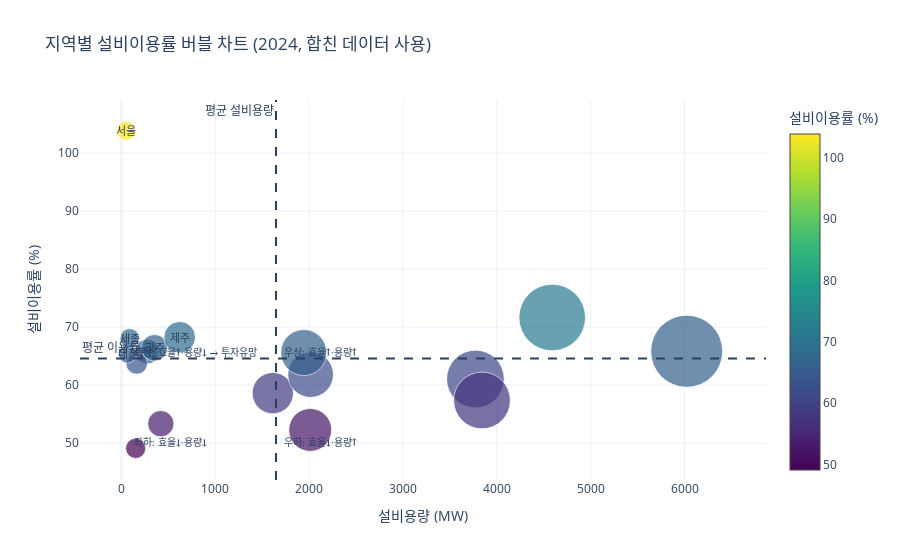

The notebook cell saved with this chart:
### Code cell
import numpy as np
import plotly.graph_objects as go

# 0) 합친 데이터프레임: merged (컬럼: 연도, 지역, 설비용량(MW), 발전량(MWh), 설비이용률(%))

# 1) 2024년만 필터링 + 안전 전처리
df = merged[merged["연도"] == 2024].copy()

# 숫자형 강제(혹시 문자열/콤마가 섞여 있을 수 있으므로)
for col in ["설비용량(MW)", "발전량(MWh)", "설비이용률(%)"]:
    df[col] = (
        df[col].astype(str).str.replace(",", "", regex=False).str.strip()
        .replace({"": np.nan, "-": np.nan})
    )
    df[col] = pd.to_numeric(df[col], errors="coerce")

# 0 또는 NaN 제거 (분모/분자 문제 방지)
df = df.replace([np.inf, -np.inf], np.nan).dropna(subset=["설비용량(MW)", "발전량(MWh)"])
df = df[df["설비용량(MW)"] > 0]

# 2) 설비이용률이 비어 있으면 재계산 (있으면 그대로 사용)
if df["설비이용률(%)"].isna().any():
    df.loc[df["설비이용률(%)"].isna(), "설비이용률(%)"] = (
        df["발전량(MWh)"] / (df["설비용량(MW)"] * 8760) * 100
    )

# 3) 평균선/라벨 등 보조 계산
mean_cap = df["설비용량(MW)"].mean()
mean_cf  = df["설비이용률(%)"].mean()

# 좌상(효율↑, 용량↓) = 투자유망 가이드 마스크
mask_opportunity = (df["설비이용률(%)"] >= mean_cf) & (df["설비용량(MW)"] < mean_cap)

# 버블 크기(발전량 면적 비례, sqrt 스케일)
mwh = df["발전량(MWh)"].clip(lower=0)
size_px = (np.sqrt(mwh / mwh.max()) * 60) + 12   # 필요 시 60/12 조정

# 4) Plotly 버블차트
xmin, xmax = float(df["설비용량(MW)"].min()), float(df["설비용량(MW)"].max())
ymin, ymax = float(df["설비이용률(%)"].min()), float(df["설비이용률(%)"].max())

fig = go.Figure()

# 버블
fig.add_trace(go.Scatter(
    x=df["설비용량(MW)"],
    y=df["설비이용률(%)"],
    mode="markers",
    marker=dict(
        size=size_px,
        color=df["설비이용률(%)"],      # 색상 = 이용률
        colorscale="Viridis",
        colorbar=dict(title="설비이용률 (%)"),
        line=dict(color="white", width=0.8),
        opacity=0.7,
        sizemode="diameter",
    ),
    text=df["지역"],
    hovertemplate=(
        "<b>%{text}</b><br>" +
        "설비용량: %{x:.0f} MW<br>" +
        "설비이용률: %{y:.2f} %<br>" +
        "발전량: %{customdata:,} MWh<extra></extra>"
    ),
    customdata=np.array(df["발전량(MWh)"]),
    name="지역"
))

# 평균선
fig.add_hline(y=float(mean_cf),  line_dash="dash", annotation_text="평균 이용률",   annotation_position="top left")
fig.add_vline(x=float(mean_cap), line_dash="dash", annotation_text="평균 설비용량", annotation_position="top left")

# 좌상 사분면(투자유망) 라벨
for _, r in df[mask_opportunity].iterrows():
    fig.add_annotation(
        x=float(r["설비용량(MW)"]), y=float(r["설비이용률(%)"]),
        text=str(r["지역"]), showarrow=False, font=dict(size=11)
    )

# 사분면 가이드 텍스트
dx, dy = xmax - xmin, ymax - ymin
fig.add_annotation(x=xmin + dx*0.01, y=mean_cf + dy*0.02, text="좌상: 효율↑·용량↓ → 투자유망", showarrow=False, font=dict(size=10), xanchor="left")
fig.add_annotation(x=xmin + dx*0.01, y=ymin + dy*0.02, text="좌하: 효율↓·용량↓", showarrow=False, font=dict(size=10), xanchor="left")
fig.add_annotation(x=mean_cap + dx*0.01, y=mean_cf + dy*0.02, text="우상: 효율↑·용량↑", showarrow=False, font=dict(size=10), xanchor="left")
fig.add_annotation(x=mean_cap + dx*0.01, y=ymin + dy*0.02, text="우하: 효율↓·용량↑", showarrow=False, font=dict(size=10), xanchor="left")

fig.update_layout(
    title="지역별 설비이용률 버블 차트 (2024, 합친 데이터 사용)",
    xaxis_title="설비용량 (MW)",
    yaxis_title="설비이용률 (%)",
    template="plotly_white",
    hovermode="closest",
)

fig.show()

### Figure 1 — Plotly figure (JSON) as saved in the notebook; plotly's stock layout.template omitted (floating-point values rounded to 4 significant figures)
{"data": [{"customdata": [454992, 1584748, 1962317, 910178, 2054262, 372182, 653470, 524858, 9209968, 8280679, 20170041, 34738869, 19298394, 10914932, 3712238, 11167641, 28815406], "hovertemplate": "<b>%{text}</b><br>설비용량: %{x:.0f} MW<br>설비이용률: %{y:.2f} %<br>발전량: %{customdata:,} MWh<extra></extra>", "marker": {"color": [103.9, 65.78, 53.34, 63.74, 66.43, 65.36, 49.08, 68.09, 52.25, 58.6, 61.04, 65.84, 57.34, 61.81, 68.24, 65.61, 71.67], "colorbar": {"title": {"text": "설비이용률 (%)"}}, "colorscale": [[0, "#440154"], [0.1111, "#482878"], [0.2222, "#3e4989"], [0.3333, "#31688e"], [0.4444, "#26828e"], [0.5556, "#1f9e89"], [0.6667, "#35b779"], [0.7778, "#6ece58"], [0.8889, "#b5de2b"], [1, "#fde725"]], "line": {"color": "white", "width": 0.8}, "opacity": 0.7, "size": [18.87, 24.82, 26.26, 21.71, 26.59, 18.21, 20.23, 19.38, 42.89, 41.29, 57.72, 72.0, 56.72, 45.63, 31.61, 46.02, 66.65], "sizemode": "diameter"}, "mode": "markers", "name": "지역", "text": ["서울", "부산", "대구", "인천", "광주", "대전", "울산", "세종", "경기", "충북", "충남", "전남", "경북", "경남", "제주", "강원", "전북"], "type": "scatter", "x": [50, 275, 420, 163, 353, 65, 152, 88, 2012, 1613, 3772, 6023, 3842, 2016, 621, 1943, 4590], "y": [103.9, 65.78, 53.34, 63.74, 66.43, 65.36, 49.08, 68.09, 52.25, 58.6, 61.04, 65.84, 57.34, 61.81, 68.24, 65.61, 71.67]}], "layout": {"annotations": [{"showarrow": false, "text": "평균 이용률", "x": 0, "xanchor": "left", "xref": "x domain", "y": 64.59, "yanchor": "bottom", "yref": "y"}, {"showarrow": false, "text": "평균 설비용량", "x": 1647.0, "xanchor": "right", "xref": "x", "y": 1, "yanchor": "top", "yref": "y domain"}, {"font": {"size": 11}, "showarrow": false, "text": "서울", "x": 50, "y": 103.9}, {"font": {"size": 11}, "showarrow": false, "text": "부산", "x": 275, "y": 65.78}, {"font": {"size": 11}, "showarrow": false, "text": "광주", "x": 353, "y": 66.43}, {"font": {"size": 11}, "showarrow": false, "text": "대전", "x": 65, "y": 65.36}, {"font": {"size": 11}, "showarrow": false, "text": "세종", "x": 88, "y": 68.09}, {"font": {"size": 11}, "showarrow": false, "text": "제주", "x": 621, "y": 68.24}, {"font": {"size": 10}, "showarrow": false, "text": "좌상: 효율↑·용량↓ → 투자유망", "x": 109.7, "xanchor": "left", "y": 65.69}, {"font": {"size": 10}, "showarrow": false, "text": "좌하: 효율↓·용량↓", "x": 109.7, "xanchor": "left", "y": 50.17}, {"font": {"size": 10}, "showarrow": false, "text": "우상: 효율↑·용량↑", "x": 1707.0, "xanchor": "left", "y": 65.69}, {"font": {"size": 10}, "showarrow": false, "text": "우하: 효율↓·용량↑", "x": 1707.0, "xanchor": "left", "y": 50.17}], "hovermode": "closest", "shapes": [{"line": {"dash": "dash"}, "type": "line", "x0": 0, "x1": 1, "xref": "x domain", "y0": 64.59, "y1": 64.59, "yref": "y"}, {"line": {"dash": "dash"}, "type": "line", "x0": 1647.0, "x1": 1647.0, "xref": "x", "y0": 0, "y1": 1, "yref": "y domain"}], "title": {"text": "지역별 설비이용률 버블 차트 (2024, 합친 데이터 사용)"}, "xaxis": {"title": {"text": "설비용량 (MW)"}}, "yaxis": {"title": {"text": "설비이용률 (%)"}}}}
